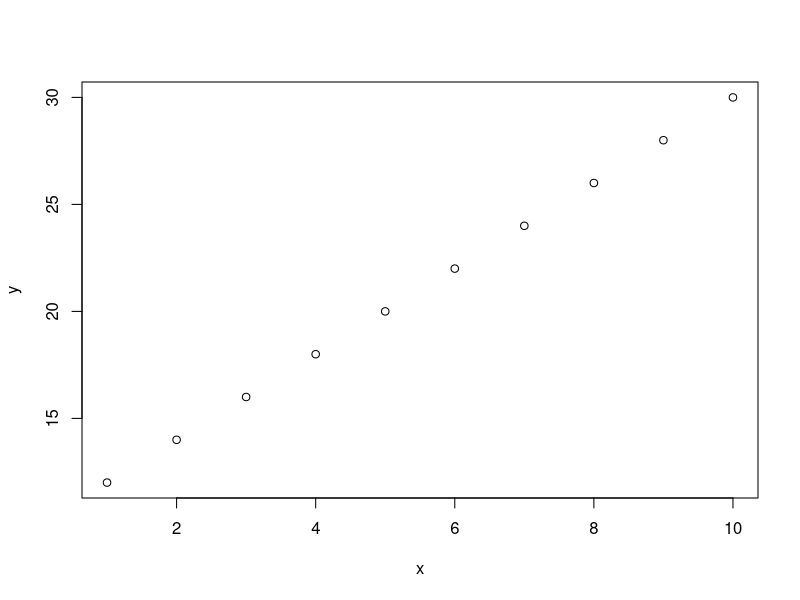
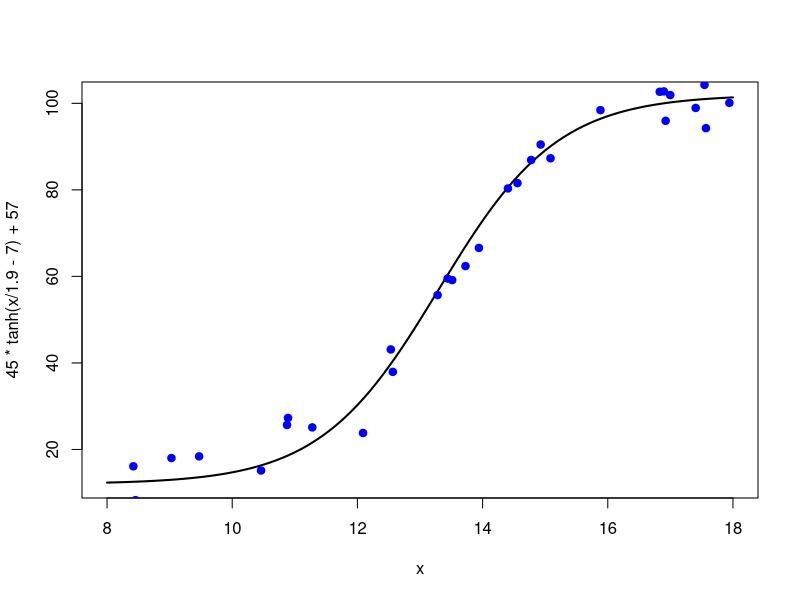
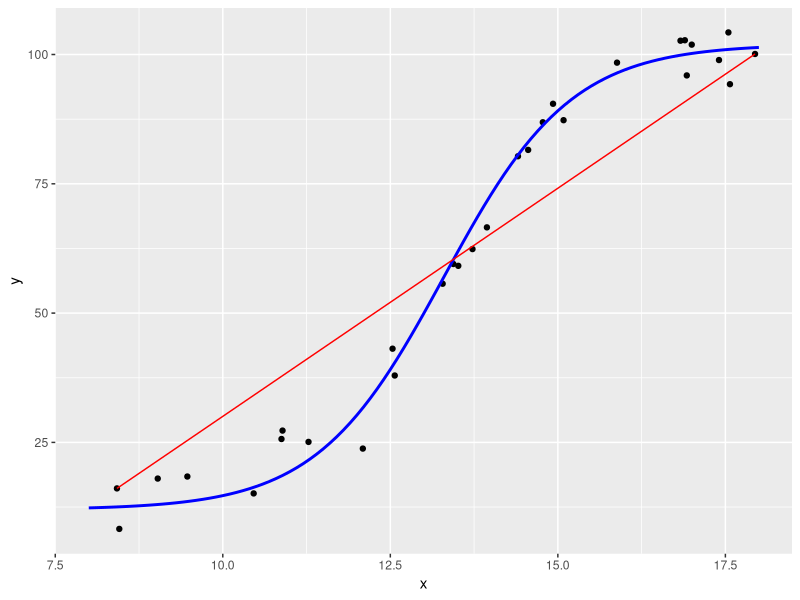
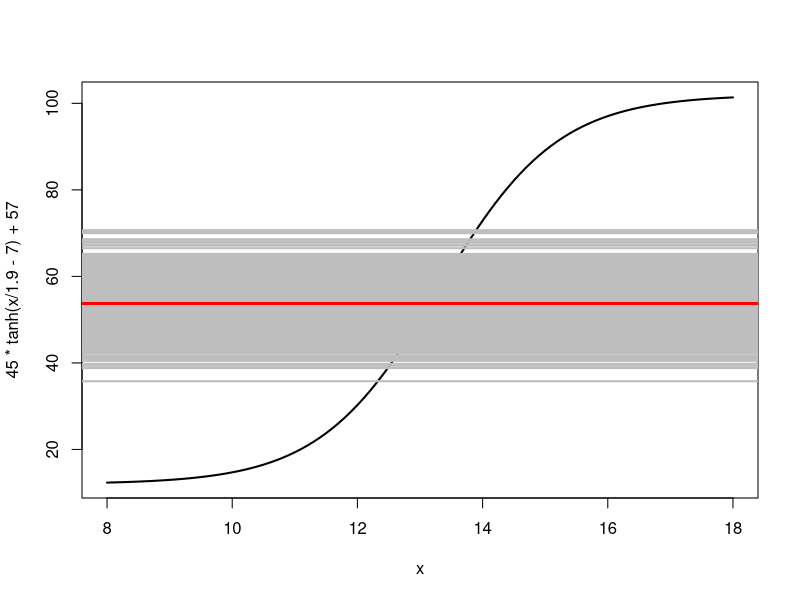
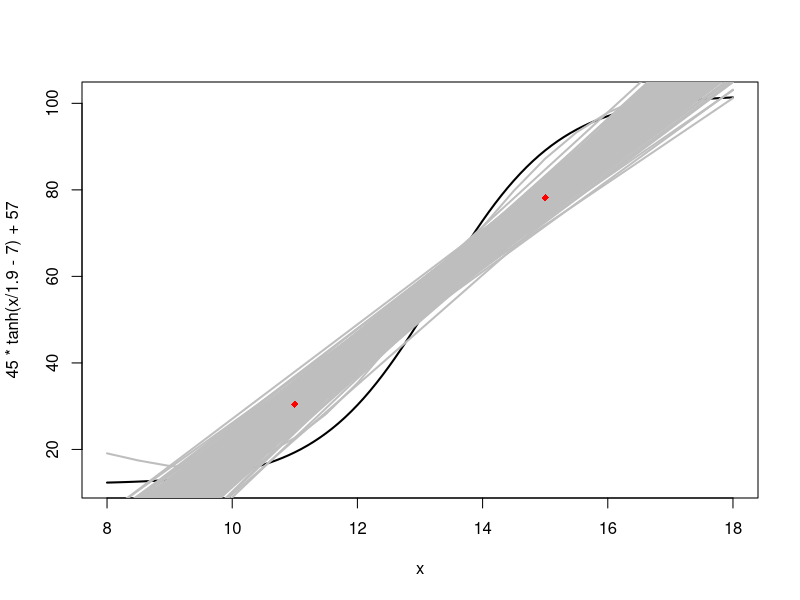
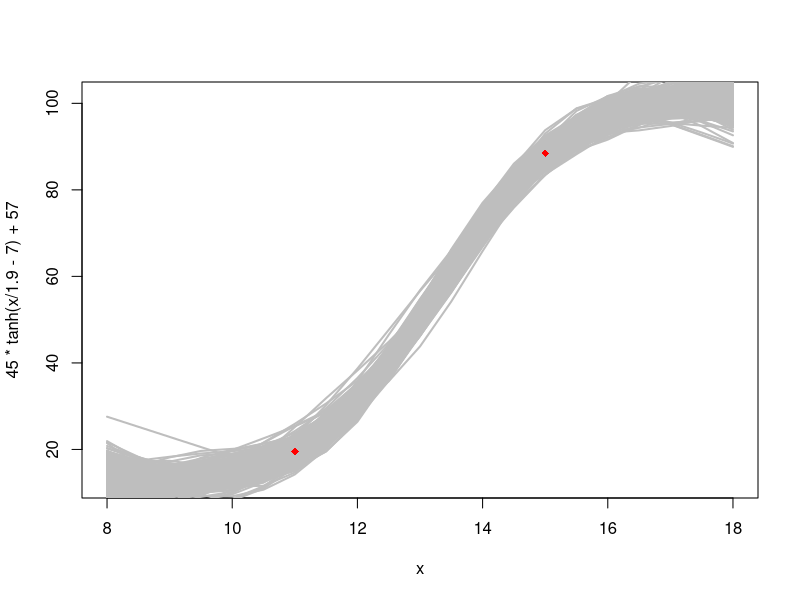
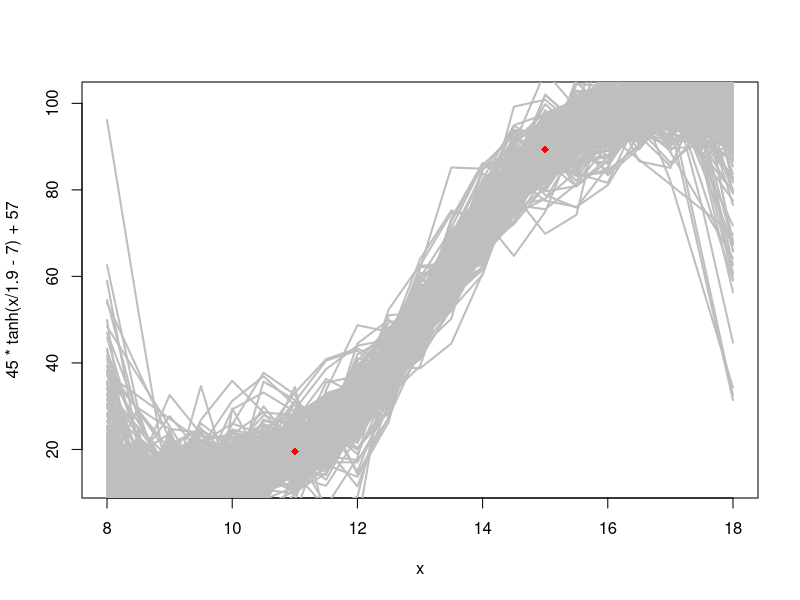
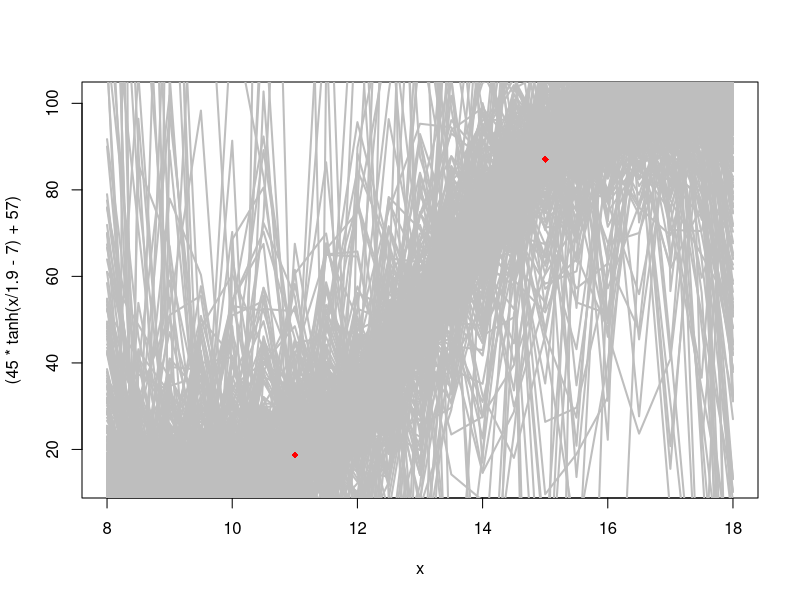

These figures' R source, in order:
## ---- chunk 1
2+2
7*8
exp(1)
2^2
## ---- chunk 2
#?log
## ---- chunk 3
x <- 2 + 2
y <- x^2 + 4
## ---- chunk 4
ls()
rm(list = ls())
## ---- chunk 5
z <- c(1,3,4,5)
z + 1
## ---- chunk 6
z[2:3]
## ---- chunk 7
x <- 1:10
y <- 2*x +10
## ---- chunk 8
plot(x,y)
## ---- chunk 9
seq(1,10,1)
## ---- chunk 10
conta <- 1:100
for (i in conta) {
  conta[i] <- conta[i] +1
}
conta
## ---- chunk 11
X <- 10
y_hat <- -80 + 9.7* X
y_hat
## ---- chunk 12
y <- 15
error <- y - y_hat
error

MASE <- error^2
MASE

MAPE <-  abs(error)
MAPE
## ---- chunk 13
set.seed(123)
## ---- chunk 14
x <- runif(n = 30,min = 8,max = 18)
x
## ---- chunk 15
library(magrittr)
x %>% sort()
## ---- chunk 16
y <- 45 * tanh(x/1.9 - 7) + 57 + rnorm(30,mean = 0,sd = 4)
## ---- chunk 17
library(ggplot2)
library(dplyr)
## ---- chunk 18
df <- tibble(x,y)
## ---- chunk 19
curve(45 * tanh(x/1.9 - 7) + 57,from = 8,to = 18,lwd = 2)
points(x,y,col = "blue",pch = 19)
## ---- chunk 20
tahn1  = function(x){
  45 * tanh(x/1.9 - 7) + 57
}
## ---- chunk 21
ggplot(df) +
  aes(x,y) +
  geom_point() +
  stat_function(fun = tahn1,size =1,color = "blue") +
  geom_line(data = data.frame(spline(x,y,2)),color = "red") +
  xlim(8,18)
## ---- chunk 22
set.seed(123)

x <- runif(n = 30,min = 8,max = 18) %>% sort()
y <- 45 * tanh(x/1.9 - 7) + 57 + rnorm(30,mean = 0,sd = 4)

y_hat <- numeric()

curve(45 * tanh(x/1.9 - 7) + 57,from = 8,to = 18,lwd = 2)

for(i in 1:500){
  x_sim <- runif(n = 30,min = 8,max = 18) %>% sort()
  y_sim <- tahn1(x_sim)+ rnorm(30,mean = 0,sd = 4)
  
  y_hat[i] <- mean(y_sim)
  abline(h = y_hat[i],col = "grey", lwd = 2)
  abline(h = y_hat %>% mean(),col = "red",lwd = 2)
  
}
## ---- chunk 23
(bias_11 <- y_hat %>% mean() - tahn1(11))
(bias_15 <- y_hat %>% mean() - tahn1(15))
(variance_15 <- variance_11  <- y_hat %>% var())
(EQM_11 <- bias_11 ^ 2 + variance_11)
(EQM_15 <- bias_15 ^ 2 + variance_15)
## ---- chunk 24
set.seed(123)

x <- runif(n = 30,min = 8,max = 18) %>% sort()
y <- 45 * tanh(x/1.9 - 7) + 57 + rnorm(30,mean = 0,sd = 4)

y_hat15 <- y_hat11 <- y_hat <- numeric()

curve(45 * tanh(x/1.9 - 7) + 57,from = 8,to = 18,lwd = 2)

for(i in 1:500){
  x_sim <- runif(n = 30,min = 8,max = 18) %>% sort()
  y_sim <- tahn1(x_sim)+ rnorm(30,mean = 0,sd = 4)
  
  fit <- smooth.spline(x_sim,y_sim,df = 2)
  lines(predict(fit,seq(8,18,0.5)),col = "grey",lwd = 2)
  
  y_hat11[i] <- predict(fit,x =11)$y
  y_hat15[i] <- predict(fit,x =15)$y
}
  points(11, mean(y_hat11), pch = 18, col = "red")
  points(15, mean(y_hat15), pch = 18, col = "red")

## ---- chunk 25
(bias_11 <- (y_hat11 %>% mean() - tahn1(11)) %>% `^`(2))
(bias_15 <- (y_hat15 %>% mean() - tahn1(15)) %>% `^`(2))
(variance_11  <- y_hat11 %>% var())
(variance_15 <- y_hat15 %>% var())
(EQM_11 <- bias_11 + variance_11)
(EQM_15 <- bias_15 + variance_15)
## ---- chunk 26
set.seed(123)

x <- runif(n = 30,min = 8,max = 18) %>% sort()
y <- 45 * tanh(x/1.9 - 7) + 57 + rnorm(30,mean = 0,sd = 4)

y_hat15 <- y_hat11 <- y_hat <- numeric()

curve(45 * tanh(x/1.9 - 7) + 57,from = 8,to = 18,lwd = 2,col = "black")

for(i in 1:500){
  x_sim <- runif(n = 30,min = 8,max = 18) %>% sort()
  y_sim <- tahn1(x_sim)+ rnorm(30,mean = 0,sd = 4)
  
  fit <- smooth.spline(x_sim,y_sim,df = 7)
  lines(predict(fit,seq(8,18,0.5)),col = "grey",lwd = 2)
  
  y_hat11[i] <- predict(fit,x =11)$y
  y_hat15[i] <- predict(fit,x =15)$y
}
  points(11, mean(y_hat11), pch = 18, col = "red")
  points(15, mean(y_hat15), pch = 18, col = "red")
## ---- chunk 27
(bias_11 <- (y_hat11 %>% mean() - tahn1(11)) %>% `^`(2))
(bias_15 <- (y_hat15 %>% mean() - tahn1(15)) %>% `^`(2))
(variance_11  <- y_hat11 %>% var())
(variance_15 <- y_hat15 %>% var())
(EQM_11 <- bias_11 + variance_11)
(EQM_15 <- bias_15 + variance_15)
## ---- chunk 28
set.seed(123)

x <- runif(n = 30,min = 8,max = 18) %>% sort()
y <- 45 * tanh(x/1.9 - 7) + 57 + rnorm(30,mean = 0,sd = 4)

y_hat15 <- y_hat11 <- y_hat <- numeric()

curve(45 * tanh(x/1.9 - 7) + 57,from = 8,to = 18,lwd = 2,col = "black")

for(i in 1:500){
  x_sim <- runif(n = 30,min = 8,max = 18) %>% sort()
  y_sim <- tahn1(x_sim)+ rnorm(30,mean = 0,sd = 4)
  
  fit <- smooth.spline(x_sim,y_sim,df = 20)
  lines(predict(fit,seq(8,18,0.5)),col = "grey",lwd = 2)
  
  y_hat11[i] <- predict(fit,x =11)$y
  y_hat15[i] <- predict(fit,x =15)$y
}
  points(11, mean(y_hat11), pch = 18, col = "red")
  points(15, mean(y_hat15), pch = 18, col = "red")
## ---- chunk 29
(bias_11 <- (y_hat11 %>% mean() - tahn1(11)) %>% `^`(2))
(bias_15 <- (y_hat15 %>% mean() - tahn1(15)) %>% `^`(2))
(variance_11  <- y_hat11 %>% var())
(variance_15 <- y_hat15 %>% var())
(EQM_11 <- bias_11 + variance_11)
(EQM_15 <- bias_15 + variance_15)
## ---- chunk 30
set.seed(123)

x <- runif(n = 30,min = 8,max = 18) %>% sort()
y <- 45 * tanh(x/1.9 - 7) + 57 + rnorm(30,mean = 0,sd = 4)

y_hat15 <- y_hat11 <- y_hat <- numeric()

curve((45 * tanh(x/1.9 - 7) + 57),from = 8,to = 18,lwd = 2,col = "black")

for(i in 1:500){
  x_sim <- runif(n = 30,min = 8,max = 18) %>% sort()
  y_sim <- tahn1(x_sim)+ rnorm(30,mean = 0,sd = 4)
  
  fit <- smooth.spline(x_sim,y_sim,df = 29)
  lines(predict(fit,seq(8,18,0.5)),col = "grey",lwd = 2)
  
  y_hat11[i] <- predict(fit,x =11)$y
  y_hat15[i] <- predict(fit,x =15)$y
}
  points(11, mean(y_hat11), pch = 18, col = "red")
  points(15, mean(y_hat15), pch = 18, col = "red")
## ---- chunk 31
(bias_11 <- (y_hat11 %>% mean() - tahn1(11)) %>% `^`(2))
(bias_15 <- (y_hat15 %>% mean() - tahn1(15)) %>% `^`(2))
(variance_11  <- y_hat11 %>% var())
(variance_15 <- y_hat15 %>% var())
(EQM_11 <- bias_11 + variance_11)
(EQM_15 <- bias_15 + variance_15)
